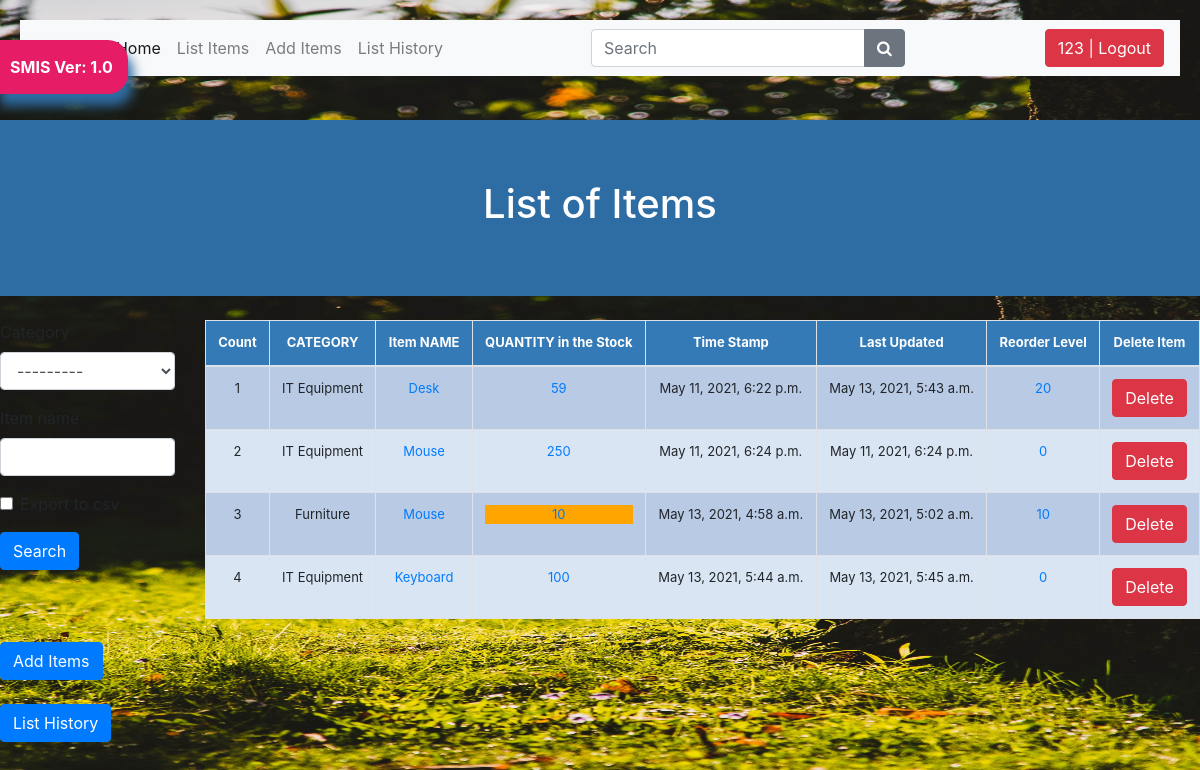
The page /list_item/ (signed in) on the database its author committed.
### stockmgmt/models.py (models this page shows, shortened)
class Stock(models.Model):
    category = models.ForeignKey(Category, on_delete=models.CASCADE,blank=True)
    item_name = models.CharField(max_length=50, blank=True, null=True)
    quantity = models.IntegerField(default='0', blank=True, null=True)
    receive_quantity = models.IntegerField(default='0', blank=True, null=True)
    receive_by = models.CharField(max_length=50, blank=True, null=True)
    issue_quantity = models.IntegerField(default='0', blank=True, null=True)
    issue_by = models.CharField(max_length=50, blank=True, null=True)
    issue_to = models.CharField(max_length=50, blank=True, null=True)
    phone_number = models.CharField(max_length=50, blank=True, null=True)
    created_by = models.CharField(max_length=50, blank=True, null=True)
    reorder_level = models.IntegerField(default='0', blank=True, null=True)
    last_updated = models.DateTimeField(auto_now_add=False, auto_now=True)
    timestamp = models.DateTimeField(auto_now_add=True,auto_now=False)

class Category(models.Model):
    name = models.CharField(max_length=50, blank=True, null=True)
    def __str__(self):
        return self.name

### stockmgmt/views.py (the view, shortened to what this page needs)
# urls.py: path('list_item/', views.list_item, name='list_item'),
def list_item(request):
    title = 'List of Items'
    form = StockSearchForm(request.POST or None)
    queryset = Stock.objects.all()
    context = {
        "form": form,
        "title": title,
        "queryset": queryset,
    }
    return render(request, "list_item.html", context)

### stockmgmt/forms.py
class StockSearchForm(forms.ModelForm):
    export_to_CSV = forms.BooleanField(required=False)
    class Meta:
        model = Stock
        fields = ['category', 'item_name']

### stockmgmt/templates/list_item.html (shortened to what this page needs)
{% extends "home.html" %}
{% load crispy_forms_tags %}
{%load static%}
{%block content %}
	<div class="header">
		<h1>List of Items</h1>
	</div>
	<br>
	<div class="row">
		<div class="col-sm-2">
			<form method='POST' action=''>{% csrf_token %}
			{{form|crispy}}
			<input class="btn btn-primary mybutton" type="submit" value='Search'/>
			</form><br><br>
			<br>
			<a href="/add_items"><div class="btn btn-primary mybutton">Add Items</div></a><br><br>
			<a href="/list_history"><div class="btn btn-primary mybutton">List History</div></a><br>
			<br>
		</div>
		<div class="col-sm-10">
			<table class="table table-bordered">
				<thead>
					<tr>
					<th>Count</th>
					<th>CATEGORY</th>
					<th>Item NAME</th>
					<th>QUANTITY in the Stock</th>
					<th>Time Stamp</th>
					<th>Last Updated</th>
					<th>Reorder Level</th>
					<th>Delete Item</th>
					</tr>
				</thead>
				<tbody>
					{% for instance in queryset %}
					<tr>
						<td>{{forloop.counter}}</td>
						<td>{{instance.category}}</td>
						<td><a href="{% url 'update_items' instance.id %}">{{instance.item_name}}</a></td>
						<td>
							{% if instance.quantity <= instance.reorder_level %}
							<div style="background-color: orange;"><a href="{% url 'stock_detail' instance.id %}">{{instance.quantity}}</a></div>
							{% else %}
							<a href="{% url 'stock_detail' instance.id %}">{{instance.quantity}}</a>
							{% endif %}
						</td>
						<td>{{instance.timestamp}}</td>
						<td>{{instance.last_updated}}</td>
						<td><a href="{% url 'reorder_level' instance.id %}">{{instance.reorder_level}}</a></td>
						<td><a href="{% url 'delete_items' instance.id %}"><button type="button" class="btn btn-danger">Delete</button></a></td>
					</tr>
					{% endfor %}
				</tbody>
			</table>
		</div>
	</div>
{%endblock%}

### stockmgmt/templates/home.html (shortened to what this page needs)
{% load static %}
<!DOCTYPE html>
<html>
    <head>
            <link rel="stylesheet" href="https://stackpath.bootstrapcdn.com/bootstrap/4.5.2/css/bootstrap.min.css">
            <link rel="stylesheet" href="https://maxcdn.bootstrapcdn.com/font-awesome/4.7.0/css/font-awesome.min.css">
            <link rel="stylesheet" type="text/css" href="{% static 'css/stylesheet.css' %}">
            	<link rel="stylesheet" href="https://maxcdn.bootstrapcdn.com/bootstrap/4.5.2/css/bootstrap.min.css">
    </head>
    <body id="bg" style="background-image: url('{% static 'img/bg.jpg'%}')";>
        <div class="bs-example">
            <nav class="navbar navbar-expand-md navbar-light bg-light">
                <a href="#" class="navbar-brand">Brand</a>
                <div class="collapse navbar-collapse justify-content-between" id="navbarCollapse">
                    <div class="navbar-nav">
                        <a class="nav-item nav-link active">Home</a>
                        {% if user.is_authenticated %}
                        <a href="{% url 'list_item' %}" class="nav-item nav-link">List Items</a>
                        <a href="{% url 'add_items' %}" class="nav-item nav-link">Add Items</a>
                        <a class="nav-link" href="{% url 'list_history' %}">List History</a>
                        {%endif%}
                    </div>
                    <form class="form-inline">
                        <div class="input-group">
                            <input type="text" class="form-control" placeholder="Search">
                            <div class="input-group-append">
                                <button type="button" class="btn btn-secondary"><i class="fa fa-search"></i></button>
                            </div>
                        </div>
                    </form>
                    <div class="navbar-nav">
                        <ul class="navbar-nav">
                            {% if request.user.is_authenticated %}
                            <li><a href="/accounts/logout"><button class="btn btn-danger">{{ user }} | Logout</button></a></li>
                            {% else %}
                            <li><a href="/accounts/login">Login</a></li>
                            {% endif %}
                        </ul>
                    </div>
                </div>
            </nav>
        </div>
        <br>
        <a href="#"><div id="version-display" data-toggle="modal" data-target="#myModal">SMIS Ver: 1.0</div></a>
        {%block content%}
        {%endblock%}
    </body>
</html>

### stockmgmt/static/css/stylesheet.css (style rules this page uses)
#bg { background-size: 1800px 900px; background-repeat: no-repeat; background-position: top; background-attachment: fixed; }
.table { font-size: 13px; text-align: center; width: 95%; margin: auto; text-align: center; }
.table tr:nth-child(odd) { background: #B8CAE4 }
.table tr:nth-child(even) { background: #dae5f4 }
th { background-color: #337ab7; color: white; }
.header { padding: 60px; text-align: center; background:#2e6da4; color: white; font-size: 30px; }
#version-display { background-color: #e61c66; color: white; box-shadow: 5px 12px 12px #2e6da4; text-align: center; display: inline; font-weight: bolder; padding: 15px; position: fixed; top: 40px; left: -5px; z-index: 3000; border-top-right-radius: 20px; border-bottom-right-radius: 20px; }

### stockmgmt/templates/home.html (style rules this page uses)
.bs-example { margin: 20px; }

### rows shown on the page
Stock: category "IT Equipment", item_name "Desk", quantity "59", timestamp "May 11, 2021, 6:22 p.m.", last_updated "May 13, 2021, 5:43 a.m.", reorder_level "20"
Stock: category "IT Equipment", item_name "Mouse", quantity "250", timestamp "May 11, 2021, 6:24 p.m.", last_updated "May 11, 2021, 6:24 p.m.", reorder_level "0"
Stock: category "Furniture", item_name "Mouse", quantity "10", timestamp "May 13, 2021, 4:58 a.m.", last_updated "May 13, 2021, 5:02 a.m.", reorder_level "10"
Stock: category "IT Equipment", item_name "Keyboard", quantity "100", timestamp "May 13, 2021, 5:44 a.m.", last_updated "May 13, 2021, 5:45 a.m.", reorder_level "0"

### other values the page prints
{{ user }} "123"
